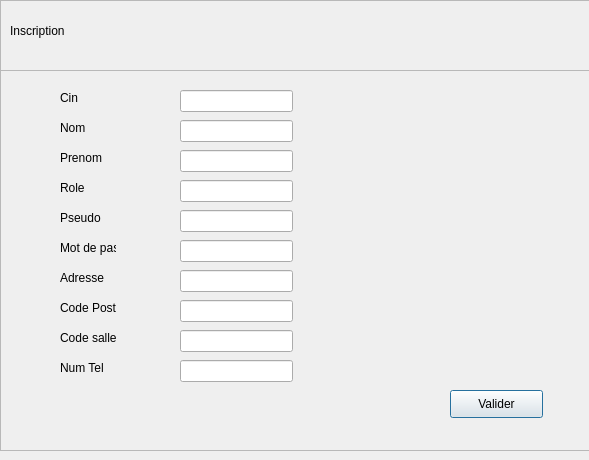
<?xml version="1.0" encoding="UTF-8"?>
<ui version="4.0">
 <class>Dialog_inscription</class>
 <widget class="QDialog" name="Dialog_inscription">
  <property name="geometry">
   <rect>
    <x>0</x>
    <y>0</y>
    <width>589</width>
    <height>460</height>
   </rect>
  </property>
  <property name="windowTitle">
   <string>Dialog</string>
  </property>
  <widget class="QFrame" name="frame">
   <property name="geometry">
    <rect>
     <x>0</x>
     <y>0</y>
     <width>591</width>
     <height>71</height>
    </rect>
   </property>
   <property name="frameShape">
    <enum>QFrame::StyledPanel</enum>
   </property>
   <property name="frameShadow">
    <enum>QFrame::Raised</enum>
   </property>
   <widget class="QLabel" name="label">
    <property name="geometry">
     <rect>
      <x>10</x>
      <y>15</y>
      <width>171</width>
      <height>31</height>
     </rect>
    </property>
    <property name="text">
     <string>Inscription </string>
    </property>
   </widget>
  </widget>
  <widget class="QFrame" name="frame_2">
   <property name="geometry">
    <rect>
     <x>0</x>
     <y>70</y>
     <width>591</width>
     <height>381</height>
    </rect>
   </property>
   <property name="frameShape">
    <enum>QFrame::StyledPanel</enum>
   </property>
   <property name="frameShadow">
    <enum>QFrame::Raised</enum>
   </property>
   <widget class="QLabel" name="label_2">
    <property name="geometry">
     <rect>
      <x>60</x>
      <y>20</y>
      <width>56</width>
      <height>16</height>
     </rect>
    </property>
    <property name="text">
     <string>Cin</string>
    </property>
   </widget>
   <widget class="QLabel" name="label_3">
    <property name="geometry">
     <rect>
      <x>60</x>
      <y>50</y>
      <width>56</width>
      <height>16</height>
     </rect>
    </property>
    <property name="text">
     <string>Nom</string>
    </property>
   </widget>
   <widget class="QLabel" name="label_4">
    <property name="geometry">
     <rect>
      <x>60</x>
      <y>80</y>
      <width>56</width>
      <height>16</height>
     </rect>
    </property>
    <property name="text">
     <string>Prenom</string>
    </property>
   </widget>
   <widget class="QLabel" name="label_5">
    <property name="geometry">
     <rect>
      <x>60</x>
      <y>110</y>
      <width>56</width>
      <height>16</height>
     </rect>
    </property>
    <property name="text">
     <string>Role</string>
    </property>
   </widget>
   <widget class="QLabel" name="label_6">
    <property name="geometry">
     <rect>
      <x>60</x>
      <y>140</y>
      <width>56</width>
      <height>16</height>
     </rect>
    </property>
    <property name="text">
     <string>Pseudo</string>
    </property>
   </widget>
   <widget class="QLabel" name="label_7">
    <property name="geometry">
     <rect>
      <x>60</x>
      <y>170</y>
      <width>56</width>
      <height>16</height>
     </rect>
    </property>
    <property name="text">
     <string>Mot de passe</string>
    </property>
   </widget>
   <widget class="QLabel" name="label_8">
    <property name="geometry">
     <rect>
      <x>60</x>
      <y>200</y>
      <width>56</width>
      <height>16</height>
     </rect>
    </property>
    <property name="text">
     <string>Adresse</string>
    </property>
   </widget>
   <widget class="QLabel" name="label_9">
    <property name="geometry">
     <rect>
      <x>60</x>
      <y>230</y>
      <width>56</width>
      <height>16</height>
     </rect>
    </property>
    <property name="text">
     <string>Code Postale</string>
    </property>
   </widget>
   <widget class="QLabel" name="label_10">
    <property name="geometry">
     <rect>
      <x>60</x>
      <y>260</y>
      <width>56</width>
      <height>16</height>
     </rect>
    </property>
    <property name="text">
     <string>Code salle</string>
    </property>
   </widget>
   <widget class="QLabel" name="label_11">
    <property name="geometry">
     <rect>
      <x>60</x>
      <y>290</y>
      <width>56</width>
      <height>16</height>
     </rect>
    </property>
    <property name="text">
     <string>Num Tel</string>
    </property>
   </widget>
   <widget class="QLineEdit" name="lineEdit_Cin">
    <property name="geometry">
     <rect>
      <x>180</x>
      <y>20</y>
      <width>113</width>
      <height>22</height>
     </rect>
    </property>
   </widget>
   <widget class="QLineEdit" name="lineEdit_Nom">
    <property name="geometry">
     <rect>
      <x>180</x>
      <y>50</y>
      <width>113</width>
      <height>22</height>
     </rect>
    </property>
   </widget>
   <widget class="QLineEdit" name="lineEdit_Prenom">
    <property name="geometry">
     <rect>
      <x>180</x>
      <y>80</y>
      <width>113</width>
      <height>22</height>
     </rect>
    </property>
   </widget>
   <widget class="QLineEdit" name="lineEdit_Role">
    <property name="geometry">
     <rect>
      <x>180</x>
      <y>110</y>
      <width>113</width>
      <height>22</height>
     </rect>
    </property>
   </widget>
   <widget class="QLineEdit" name="lineEdit_Pseudo">
    <property name="geometry">
     <rect>
      <x>180</x>
      <y>140</y>
      <width>113</width>
      <height>22</height>
     </rect>
    </property>
   </widget>
   <widget class="QLineEdit" name="lineEdit_Mdp">
    <property name="geometry">
     <rect>
      <x>180</x>
      <y>170</y>
      <width>113</width>
      <height>22</height>
     </rect>
    </property>
   </widget>
   <widget class="QLineEdit" name="lineEdit_Adresse">
    <property name="geometry">
     <rect>
      <x>180</x>
      <y>200</y>
      <width>113</width>
      <height>22</height>
     </rect>
    </property>
   </widget>
   <widget class="QLineEdit" name="lineEdit_Cp">
    <property name="geometry">
     <rect>
      <x>180</x>
      <y>230</y>
      <width>113</width>
      <height>22</height>
     </rect>
    </property>
   </widget>
   <widget class="QLineEdit" name="lineEdit_Cdp">
    <property name="geometry">
     <rect>
      <x>180</x>
      <y>260</y>
      <width>113</width>
      <height>22</height>
     </rect>
    </property>
   </widget>
   <widget class="QLineEdit" name="lineEdit_Num_Tel">
    <property name="geometry">
     <rect>
      <x>180</x>
      <y>290</y>
      <width>113</width>
      <height>22</height>
     </rect>
    </property>
   </widget>
   <widget class="QPushButton" name="pushButton_ajouter">
    <property name="geometry">
     <rect>
      <x>450</x>
      <y>320</y>
      <width>93</width>
      <height>28</height>
     </rect>
    </property>
    <property name="text">
     <string>Valider</string>
    </property>
   </widget>
  </widget>
 </widget>
 <resources/>
 <connections/>
</ui>
